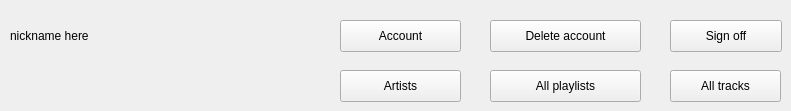
    <widget class="QWidget" name="artistAccPage">
     <widget class="QLabel" name="artistAcc_nicknameLabel">
      <property name="geometry">
       <rect>
        <x>10</x>
        <y>10</y>
        <width>151</width>
        <height>51</height>
       </rect>
      </property>
      <property name="text">
       <string>nickname here</string>
      </property>
     </widget>
     <widget class="QPushButton" name="artistAcc_accountButton">
      <property name="geometry">
       <rect>
        <x>340</x>
        <y>20</y>
        <width>121</width>
        <height>32</height>
       </rect>
      </property>
      <property name="text">
       <string>Account</string>
      </property>
     </widget>
     <widget class="QPushButton" name="artistAcc_deleteAccountButton">
      <property name="geometry">
       <rect>
        <x>490</x>
        <y>20</y>
        <width>151</width>
        <height>32</height>
       </rect>
      </property>
      <property name="text">
       <string>Delete account</string>
      </property>
     </widget>
     <widget class="QPushButton" name="artistAcc_signOffButton">
      <property name="geometry">
       <rect>
        <x>670</x>
        <y>20</y>
        <width>112</width>
        <height>32</height>
       </rect>
      </property>
      <property name="text">
       <string>Sign off</string>
      </property>
     </widget>
     <widget class="QPushButton" name="artistAcc_allTracksButton">
      <property name="geometry">
       <rect>
        <x>670</x>
        <y>70</y>
        <width>111</width>
        <height>32</height>
       </rect>
      </property>
      <property name="text">
       <string>All tracks</string>
      </property>
     </widget>
     <widget class="QPushButton" name="artistAcc_artistsButton">
      <property name="geometry">
       <rect>
        <x>340</x>
        <y>70</y>
        <width>121</width>
        <height>32</height>
       </rect>
      </property>
      <property name="text">
       <string>Artists</string>
      </property>
     </widget>
     <widget class="QPushButton" name="artistAcc_allPlaylistsButton">
      <property name="geometry">
       <rect>
        <x>490</x>
        <y>70</y>
        <width>151</width>
        <height>32</height>
       </rect>
      </property>
      <property name="text">
       <string>All playlists</string>
      </property>
     </widget>
    </widget>
